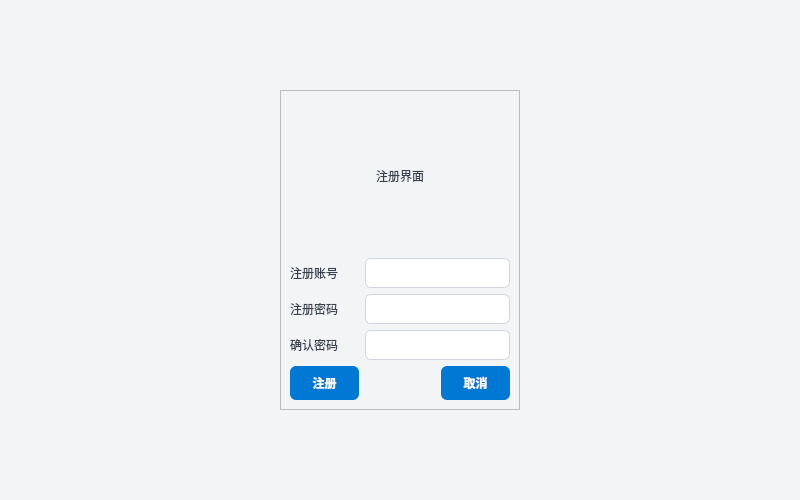
<?xml version="1.0" encoding="UTF-8"?>
<ui version="4.0">
 <class>RegisterWidget</class>
 <widget class="QWidget" name="RegisterWidget">
  <property name="geometry">
   <rect>
    <x>0</x>
    <y>0</y>
    <width>800</width>
    <height>500</height>
   </rect>
  </property>
  <property name="windowTitle">
   <string>Form</string>
  </property>
  <property name="styleSheet">
   <string notr="true">/* ================= 1. 全局背景与字体 ================= */
QWidget {
    background-color: #F3F4F6;
    color: #333333;
    font-family: &quot;Microsoft YaHei&quot;;
}

/* ================= 2. 极其丝滑的扁平化按钮 ================= */
QPushButton {
    background-color: #0078D4; 
    color: white;
    border: none;
    border-radius: 6px; 
    padding: 8px 16px;
    font-weight: bold;
}
QPushButton:hover {
    background-color: #106EBE; 
}
QPushButton:pressed {
    background-color: #005A9E; 
}
QPushButton:disabled {
    background-color: #CCCCCC; 
    color: #888888;
}

/* ================= 3. 输入框的现代感 ================= */
QLineEdit, QTextEdit {
    border: 1px solid #D1D5DB;
    border-radius: 6px;
    padding: 6px 10px;
    background-color: #FFFFFF;
    selection-background-color: #0078D4;
}
QLineEdit:focus, QTextEdit:focus {
    border: 2px solid #0078D4; 
    background-color: #FAFCFF;
}

/* ================= 4. 左侧高级导航栏 ================= */
QListWidget, QTreeWidget {
    background-color: #FFFFFF;
    border: 1px solid #E5E7EB;
    border-radius: 8px;
    outline: none; 
}
QListWidget::item, QTreeWidget::item {
    padding: 10px;
    border-radius: 4px;
    margin: 2px 4px; 
}
QListWidget::item:hover, QTreeWidget::item:hover {
    background-color: #F3F4F6; 
}
QListWidget::item:selected, QTreeWidget::item:selected {
    background-color: #0078D4; 
    color: white;
}

/* ================= 5. 表格极其干净的视觉 ================= */
QTableWidget {
    background-color: #FFFFFF;
    border: 1px solid #E5E7EB;
    border-radius: 8px;
    gridline-color: #F3F4F6; 
    selection-background-color: #E1F0FF; 
    selection-color: #000000;
}
QHeaderView::section {
    background-color: #F9FAFB;
    border: none;
    border-bottom: 2px solid #0078D4; 
    padding: 8px;
    font-weight: bold;
    color: #4B5563;
}

/* ================= 6. 下拉框与标签 ================= */
QComboBox {
    border: 1px solid #D1D5DB;
    border-radius: 6px;
    padding: 4px 8px;
    background-color: #FFFFFF;
}
QComboBox:hover {
    border: 1px solid #0078D4;
}
QLabel {
    background-color: transparent; 
    color: #374151;
}</string>
  </property>
  <layout class="QGridLayout" name="gridLayout">
   <item row="2" column="1">
    <spacer name="verticalSpacer_2">
     <property name="orientation">
      <enum>Qt::Orientation::Vertical</enum>
     </property>
     <property name="sizeHint" stdset="0">
      <size>
       <width>20</width>
       <height>75</height>
      </size>
     </property>
    </spacer>
   </item>
   <item row="1" column="2">
    <spacer name="horizontalSpacer_2">
     <property name="orientation">
      <enum>Qt::Orientation::Horizontal</enum>
     </property>
     <property name="sizeHint" stdset="0">
      <size>
       <width>256</width>
       <height>20</height>
      </size>
     </property>
    </spacer>
   </item>
   <item row="1" column="0">
    <spacer name="horizontalSpacer">
     <property name="orientation">
      <enum>Qt::Orientation::Horizontal</enum>
     </property>
     <property name="sizeHint" stdset="0">
      <size>
       <width>256</width>
       <height>20</height>
      </size>
     </property>
    </spacer>
   </item>
   <item row="0" column="1">
    <spacer name="verticalSpacer">
     <property name="orientation">
      <enum>Qt::Orientation::Vertical</enum>
     </property>
     <property name="sizeHint" stdset="0">
      <size>
       <width>20</width>
       <height>75</height>
      </size>
     </property>
    </spacer>
   </item>
   <item row="1" column="1">
    <widget class="QFrame" name="frame">
     <property name="minimumSize">
      <size>
       <width>240</width>
       <height>320</height>
      </size>
     </property>
     <property name="frameShape">
      <enum>QFrame::Shape::StyledPanel</enum>
     </property>
     <property name="frameShadow">
      <enum>QFrame::Shadow::Raised</enum>
     </property>
     <layout class="QGridLayout" name="gridLayout_2">
      <item row="1" column="0">
       <widget class="QLabel" name="label_2">
        <property name="text">
         <string>注册账号</string>
        </property>
       </widget>
      </item>
      <item row="1" column="1" colspan="2">
       <widget class="QLineEdit" name="userEdit"/>
      </item>
      <item row="2" column="0">
       <widget class="QLabel" name="label_3">
        <property name="text">
         <string>注册密码</string>
        </property>
       </widget>
      </item>
      <item row="2" column="1" colspan="2">
       <widget class="QLineEdit" name="pwdEdit">
        <property name="layoutDirection">
         <enum>Qt::LayoutDirection::LeftToRight</enum>
        </property>
        <property name="locale">
         <locale language="Chinese" country="China"/>
        </property>
        <property name="echoMode">
         <enum>QLineEdit::EchoMode::Password</enum>
        </property>
       </widget>
      </item>
      <item row="3" column="0">
       <widget class="QLabel" name="label_4">
        <property name="text">
         <string>确认密码</string>
        </property>
       </widget>
      </item>
      <item row="3" column="1" colspan="2">
       <widget class="QLineEdit" name="pwdConfirmEdit">
        <property name="echoMode">
         <enum>QLineEdit::EchoMode::Password</enum>
        </property>
       </widget>
      </item>
      <item row="0" column="0" colspan="3">
       <widget class="QLabel" name="label">
        <property name="text">
         <string>注册界面</string>
        </property>
        <property name="alignment">
         <set>Qt::AlignmentFlag::AlignCenter</set>
        </property>
       </widget>
      </item>
      <item row="4" column="0">
       <widget class="QPushButton" name="registerBtn">
        <property name="text">
         <string>注册</string>
        </property>
       </widget>
      </item>
      <item row="4" column="2">
       <widget class="QPushButton" name="backBtn">
        <property name="text">
         <string>取消</string>
        </property>
       </widget>
      </item>
     </layout>
    </widget>
   </item>
  </layout>
 </widget>
 <resources/>
 <connections/>
</ui>
